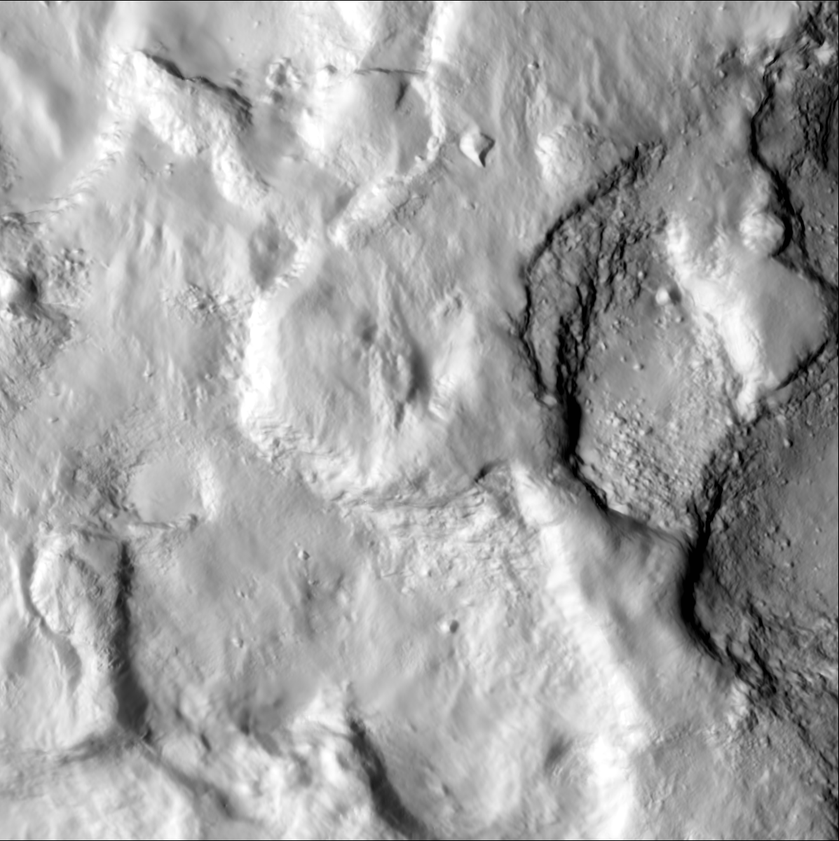
#> input picture depth.png, 839 x 841 px, shrunk from 1197 x 1201 before the run; its folder holds only this picture in this run
$ jupyter execute --allow-errors LENA-imgProcessing.ipynb
#> lines starting #> are read from the running program, lines starting #| are printed output that depends on the picture; after the words box and inside, x2 and y2 are one past the last pixel; in counts of white or black regions, pixels touching at a corner belong together
# load the image

[cell 1]
import os
from tkinter import Tk, filedialog

from PIL import Image
import matplotlib.pyplot as plt
import numpy as np


def choose_image_with_dialog():
    """
    打开系统文件选择对话框，选择一张图片并返回：
    - img_array: np.ndarray, RGB 格式的图像数据
    - img_path:  str, 图像文件完整路径
    如果用户取消选择，返回 (None, None)
    """
    # 创建一个隐藏的 Tk 根窗口，只用于弹出对话框
    root = Tk()
    root.withdraw()  # 隐藏主窗口

    filetypes = [
        ("Image files", "*.bmp *.png *.jpg *.jpeg *.tif *.tiff"),
        ("BMP", "*.bmp"),
        ("JPEG", "*.jpg *.jpeg"),
        ("PNG", "*.png"),
        ("TIFF", "*.tif *.tiff"),
        ("All files", "*.*"),
    ]

    img_path = filedialog.askopenfilename(
        title="请选择要分析的图像",
        filetypes=filetypes,
    )
#> the answer given: depth.png

    # 用户点了“取消”
    if not img_path:
        print("未选择任何文件。")
        return None, None

    # 打开图片并转换为 RGB（避免灰度/带 alpha 通道不统一）
    img = Image.open(img_path).convert("RGB")
    img_array = np.array(img)

    print(f"已选择文件：{img_path}")
    print(f"图像尺寸：{img_array.shape[1]} x {img_array.shape[0]} (宽 x 高)")
#| 图像尺寸：839 x 841 (宽 x 高)

    return img_array, img_path


def show_image(img_array, title="Selected image"):
    """
    使用 matplotlib 显示图像
    """
    plt.figure(figsize=(6, 6))
    plt.imshow(img_array)
    plt.axis("off")
    plt.title(title)
    plt.show()


# 实际调用示例：
img, path = choose_image_with_dialog()
#> path = 'depth.png'
if img is not None:
    show_image(img, title=os.path.basename(path))

# hist

[cell 2]
def plot_rgb_histograms(img):
    """
    绘制 R、G、B 三个通道的直方图，
    以及一个 RGB 叠加（半透明）直方图。
    """

    # 将图像拆成 R, G, B
    R = img[:, :, 0].flatten()
    G = img[:, :, 1].flatten()
    B = img[:, :, 2].flatten()

    bins = 256  # 0-255

    # ------------------------
    # 1) R 通道直方图
    # ------------------------
    plt.figure(figsize=(6,4))
    plt.hist(R, bins=bins, color='red', alpha=0.7)
    plt.title("Red Channel Histogram")
    plt.xlabel("Pixel Value")
    plt.ylabel("Frequency")
    plt.xlim(0,255)
    plt.grid(alpha=0.2)
    plt.show()

    # ------------------------
    # 2) G 通道直方图
    # ------------------------
    plt.figure(figsize=(6,4))
    plt.hist(G, bins=bins, color='green', alpha=0.7)
    plt.title("Green Channel Histogram")
    plt.xlabel("Pixel Value")
    plt.ylabel("Frequency")
    plt.xlim(0,255)
    plt.grid(alpha=0.2)
    plt.show()

    # ------------------------
    # 3) B 通道直方图
    # ------------------------
    plt.figure(figsize=(6,4))
    plt.hist(B, bins=bins, color='blue', alpha=0.7)
    plt.title("Blue Channel Histogram")
    plt.xlabel("Pixel Value")
    plt.ylabel("Frequency")
    plt.xlim(0,255)
    plt.grid(alpha=0.2)
    plt.show()

    # ------------------------
    # 4) RGB 叠加直方图（半透明）
    # ------------------------
    plt.figure(figsize=(6,4))
    plt.hist(R, bins=bins, color='red', alpha=0.4, label='R')
    plt.hist(G, bins=bins, color='green', alpha=0.4, label='G')
    plt.hist(B, bins=bins, color='blue', alpha=0.4, label='B')
    plt.title("RGB Overlay Histogram")
    plt.xlabel("Pixel Value")
    plt.ylabel("Frequency")
    plt.xlim(0,255)
    plt.legend()
    plt.grid(alpha=0.2)
    plt.show()


# 调用示例（假设 img 是你的 RGB numpy 数组）
plot_rgb_histograms(img)
#> in plot_rgb_histograms, `plt.show()`:
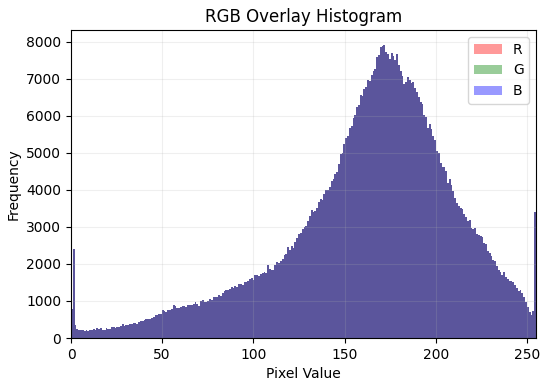
#> figure drawn by matplotlib, 1 panel; tallest bar 7924 high, from x = 171.3 to 172.3; tallest bar 7924 high, from x = 171.3 to 172.3; tallest bar 7924 high, from x = 171.3 to 172.3

[cell 3]
from scipy.signal import convolve2d

def rgb2gray(img):
    """简单的 RGB -> 灰度转换"""
    if img.ndim == 3:
        return np.dot(img[...,:3], [0.299, 0.587, 0.114])
    else:
        return img.astype(np.float32)

def compute_texture_features(gray, win_size=9):
    """
    计算每个像素的局部统计特征：
    - 局部均值
    - 局部方差
    - 梯度幅值

    返回: features, shape = (H, W, 3)
    """
    gray = gray.astype(np.float32)

    # 均值 / 方差 的卷积核
    k = np.ones((win_size, win_size), dtype=np.float32) / (win_size * win_size)

    mean = convolve2d(gray, k, mode='same', boundary='symm')
    mean_sq = convolve2d(gray**2, k, mode='same', boundary='symm')
    var = mean_sq - mean**2
    var[var < 0] = 0  # 数值误差

    # 梯度（类似 Sobel）
    kx = np.array([[-1, 0, 1],
                   [-2, 0, 2],
                   [-1, 0, 1]], dtype=np.float32)
    ky = kx.T

    gx = convolve2d(gray, kx, mode='same', boundary='symm')
    gy = convolve2d(gray, ky, mode='same', boundary='symm')
    grad_mag = np.sqrt(gx**2 + gy**2)

    features = np.stack([mean, var, grad_mag], axis=-1)
    return features

[cell 4]
class GaussianNaiveBayes:
    def __init__(self):
        self.means_ = None   # (n_classes, n_features)
        self.vars_ = None    # (n_classes, n_features)
        self.priors_ = None  # (n_classes,)

    def fit(self, X, y):
        """
        X: (N, D), 特征
        y: (N,), 类别标签，0,1,2,...
        """
        X = np.asarray(X, dtype=np.float64)
        y = np.asarray(y, dtype=int)

        classes = np.unique(y)
        n_classes = classes.size
        n_features = X.shape[1]

        means = np.zeros((n_classes, n_features))
        vars_ = np.zeros((n_classes, n_features))
        priors = np.zeros(n_classes)

        for idx, c in enumerate(classes):
            X_c = X[y == c]
            means[idx, :] = X_c.mean(axis=0)
            vars_[idx, :] = X_c.var(axis=0) + 1e-6  # 防止除0
            priors[idx] = X_c.shape[0] / X.shape[0]

        self.means_ = means
        self.vars_ = vars_
        self.priors_ = priors
        self.classes_ = classes

    def _log_likelihood(self, X):
        """
        计算 log P(X | class) + log P(class)
        X: (N, D)
        返回: (N, n_classes)
        """
        X = np.asarray(X, dtype=np.float64)
        n_samples, n_features = X.shape
        n_classes = self.means_.shape[0]

        log_prob = np.zeros((n_samples, n_classes))

        for idx in range(n_classes):
            mean = self.means_[idx]
            var = self.vars_[idx]
            # 高斯似然 (naive: 各特征独立)
            # log N(x | mean, var) = -0.5 * [log(2πvar) + (x-mean)^2 / var]
            term1 = -0.5 * np.sum(np.log(2.0 * np.pi * var))
            term2 = -0.5 * np.sum(((X - mean)**2) / var, axis=1)
            log_prob[:, idx] = term1 + term2 + np.log(self.priors_[idx])

        return log_prob

    def predict(self, X):
        log_prob = self._log_likelihood(X)
        class_indices = np.argmax(log_prob, axis=1)
        return self.classes_[class_indices]

[cell 5]
# 1) 转灰度、算特征
gray = rgb2gray(img)
features = compute_texture_features(gray, win_size=9)  # 9x9局部窗口
#> in compute_texture_features, `mean_sq = convolve2d(gray**2, k, mode='same', boundary='symm')`:
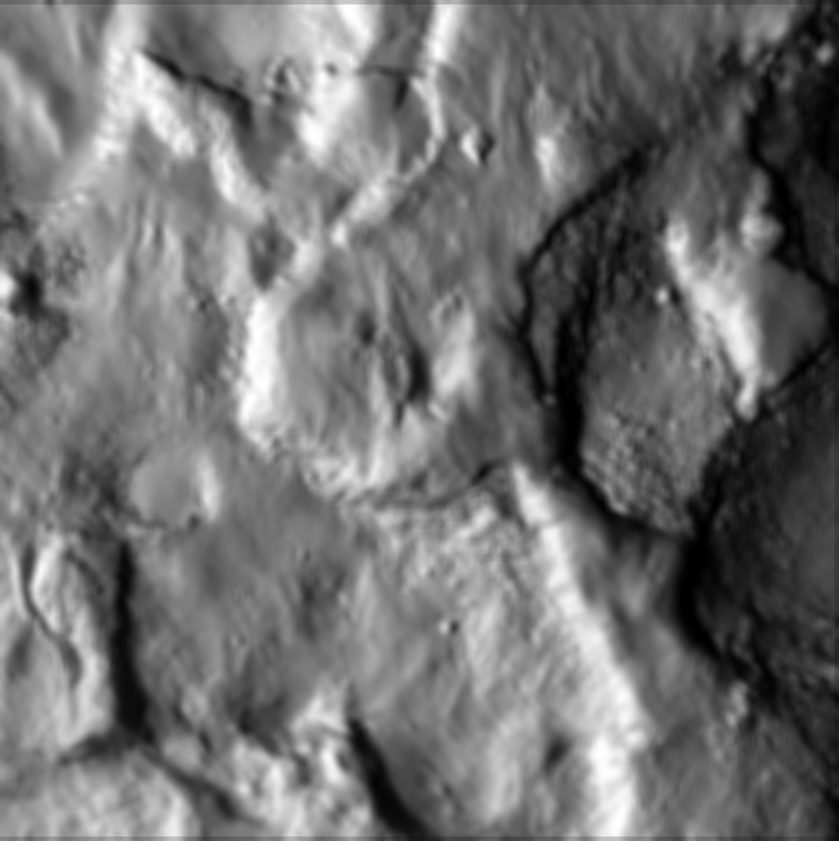
#> mean_sq: shape (841, 839) float32; min 0.938, max 65025, mean 28949; drawn with min black and max white
#> in compute_texture_features, `var[var < 0] = 0`: var: shape (841, 839) float32; min 0, max 6324.8, mean 224.9
#> in compute_texture_features, `gy = convolve2d(gray, ky, mode='same', boundary='symm')`:
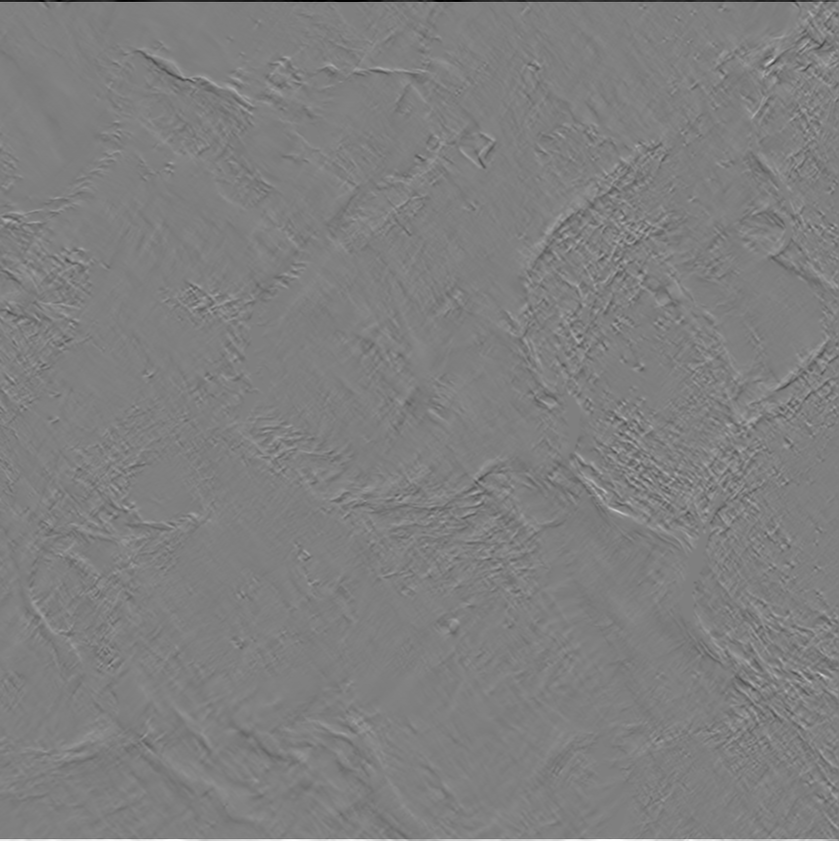
#> gy: shape (841, 839) float32; min -735, max 733, mean 0; drawn with min black and max white
#> in compute_texture_features, `grad_mag = np.sqrt(gx**2 + gy**2)`:
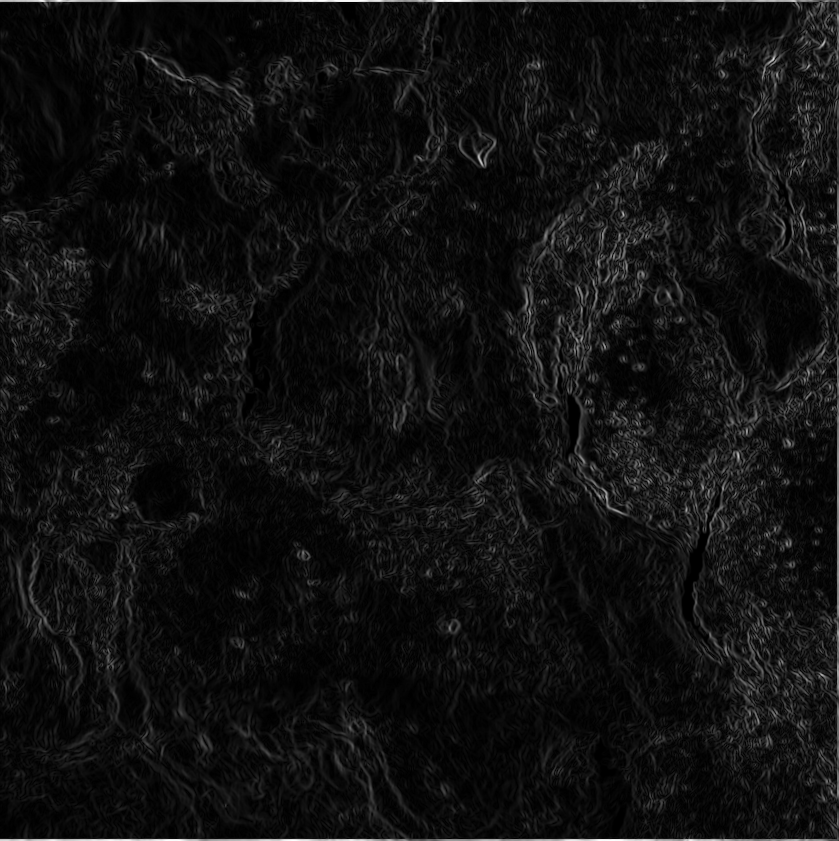
#> grad_mag: shape (841, 839) float32; min 0, max 735, mean 48; drawn with min black and max white
#> in compute_texture_features, `features = np.stack([mean, var, grad_mag], axis=-1)`:
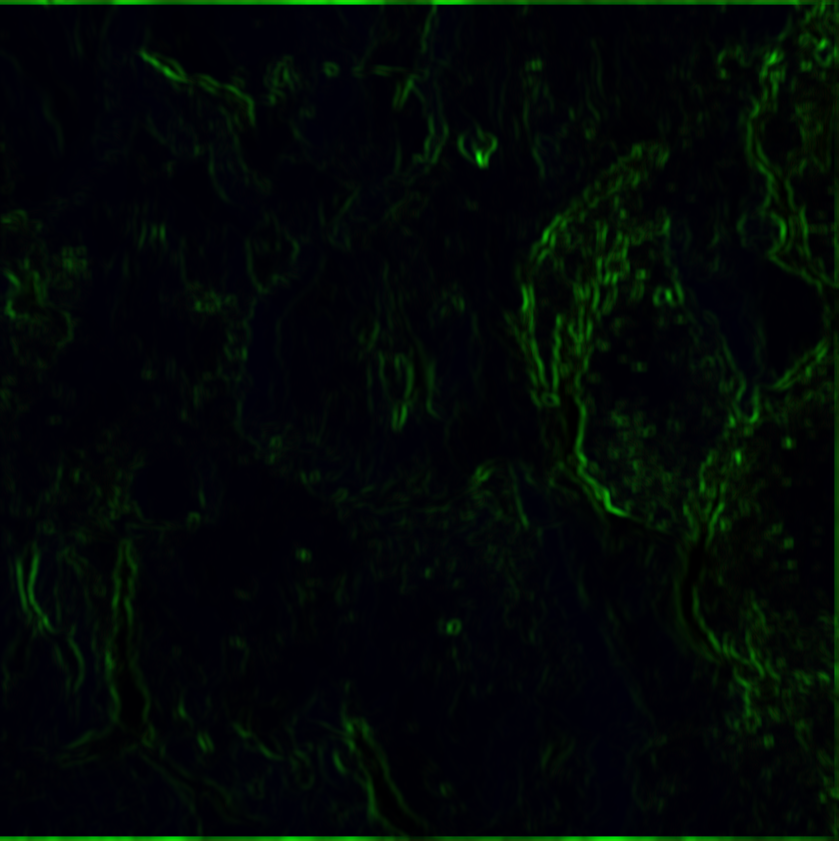
#> features: shape (841, 839, 3) float32; mean of channels 0, 1, 2 163.3, 224.9, 48; drawn with min black and max white
H, W, D = features.shape
#> H = 841; W = 839; D = 3

# 2) 手动指定两个矩形 ROI（行/列都是 Python 切片）
# 请按你的图像修改下面这些数字：
# ROI 1: 重复纹理区域
ty1, ty2 = 50, 150   # 行范围 [ty1:ty2)
tx1, tx2 = 50, 150   # 列范围 [tx1:tx2)

# ROI 2: 非重复/背景区域
by1, by2 = 200, 300
bx1, bx2 = 200, 300

# 3) 从 ROI 中抽取特征和标签
feat_texture = features[ty1:ty2, tx1:tx2, :].reshape(-1, D)
feat_bg      = features[by1:by2, bx1:bx2, :].reshape(-1, D)

X_train = np.vstack([feat_texture, feat_bg])
y_train = np.hstack([
    np.ones(feat_texture.shape[0], dtype=int),   # 类 1: 重复纹理
    np.zeros(feat_bg.shape[0], dtype=int),       # 类 0: 背景/非纹理
])

print("训练样本数：", X_train.shape)
#| 训练样本数： (20000, 3)

# 4) 训练 Bayes 分类器
clf = GaussianNaiveBayes()
clf.fit(X_train, y_train)
#> after the loop in fit, `for idx, c in enumerate(classes):`: means = [[193.8, 131.1, 37.59], [204.8, 82.84, 27.86]]; priors = [0.5, 0.5]; vars_ = [[552.4, 24517.2, 922.7], [867.4, 24894.4, 602.1]]
#> in fit, `self.means_ = means`: self.means_ = [[193.8, 131.1, 37.59], [204.8, 82.84, 27.86]]
#> in fit, `self.vars_ = vars_`: self.vars_ = [[552.4, 24517.2, 922.7], [867.4, 24894.4, 602.1]]
#> in fit, `self.priors_ = priors`: self.priors_ = [0.5, 0.5]
print("类的先验：", clf.priors_)
#| 类的先验： [0.5 0.5]

[cell 6]
# 将整幅图的特征展平，做预测
X_all = features.reshape(-1, D)
y_pred = clf.predict(X_all)
#> the loop in _log_likelihood, `for idx in range(n_classes):` made 2 passes
#> (mean, var, term1) on passes 1 to 2: ([193.8, 131.1, 37.59], [552.4, 24517.2, 922.7], -14.38), ([204.8, 82.84, 27.86], [867.4, 24894.4, 602.1], -14.4)
#> after the loop in _log_likelihood, `for idx in range(n_classes):`: log_prob = 705599 pairs, first value -933.4 to -15.07, second value -1012.9 to -15.09
y_map = y_pred.reshape(H, W)   # 0 / 1 的二维分类图
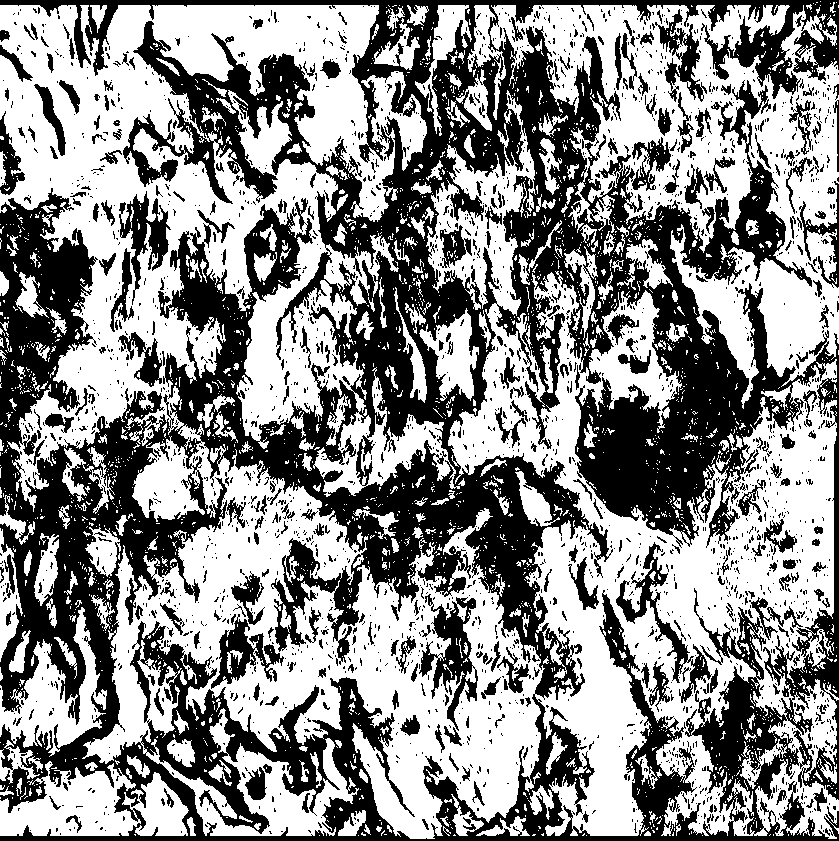
#> y_map: shape (841, 839) int64; values 0 (black) and 1 (white), 55.3% white; 2365 black regions (2040 under 20 px), largest, box (x1, y1, x2, y2) and area: (0, 0, 839, 841) 268350, (419, 594, 478, 731) 2954, (616, 542, 712, 703) 2501

# 1 表示“重复纹理”，0 表示其他
texture_mask = (y_map == 1).astype(np.uint8)

# 可视化一下分割结果
plt.figure(figsize=(12,4))

plt.subplot(1,3,1)
plt.imshow(img)
plt.title("Original")
plt.axis("off")

plt.subplot(1,3,2)
plt.imshow(texture_mask, cmap='gray')
plt.title("Texture Mask (Bayes)")
plt.axis("off")

plt.subplot(1,3,3)
# 把纹理区域用红色叠加显示
overlay = img.copy().astype(float)
overlay[texture_mask == 1] = [255, 0, 0]
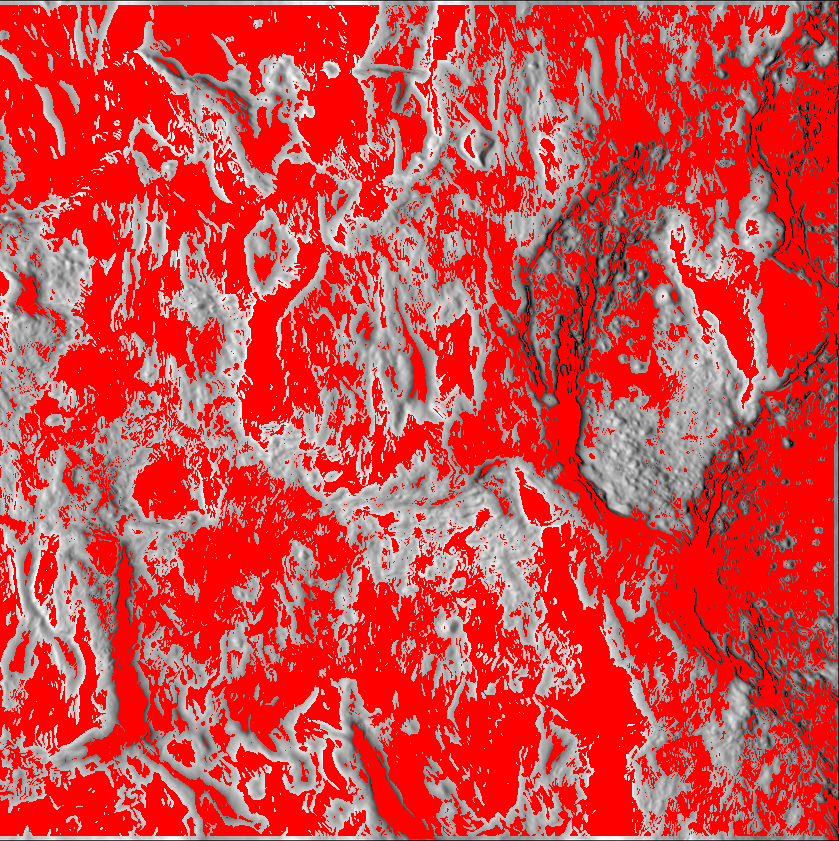
#> overlay: shape (841, 839, 3) float64; mean R, G, B 213.4, 72.5, 72.5
overlay = overlay.astype(np.uint8)
plt.imshow(overlay)
plt.title("Detected Repetitive Texture")
plt.axis("off")

plt.tight_layout()
plt.show()
